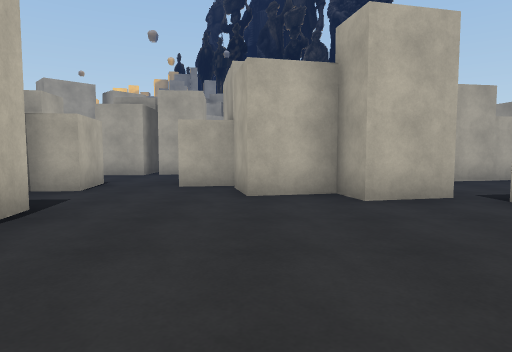
view 1 (above)

12 first-person views from a walk through a Unity game level. The camera is 1.2 m above the floor, tilts 4° down and sees 75° across. The floor is counted in squares, 2 m on a side. Each view is taken from the middle of a square. On the plan, view 1 faces up. The plan holds only what a view shows up to about 10 squares ahead; the rest is blank. The place goes on beyond the plan.

view 2
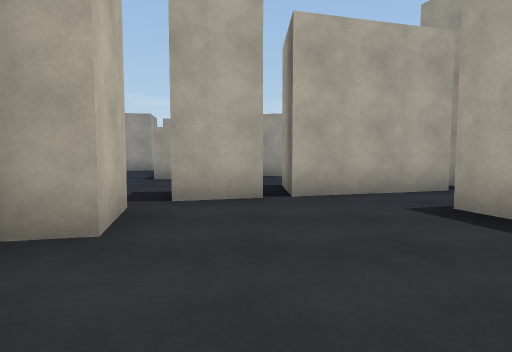

view 3
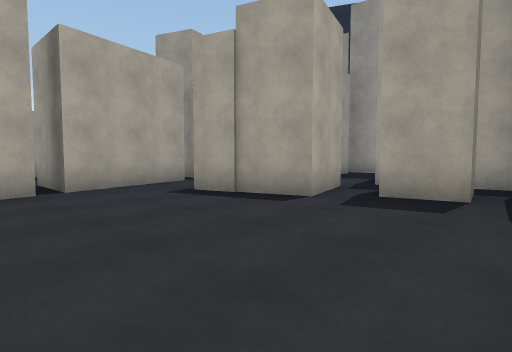

view 4
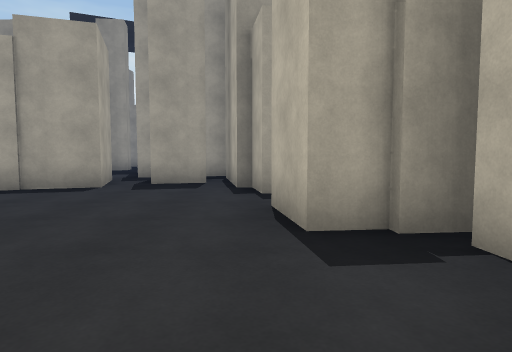

view 5
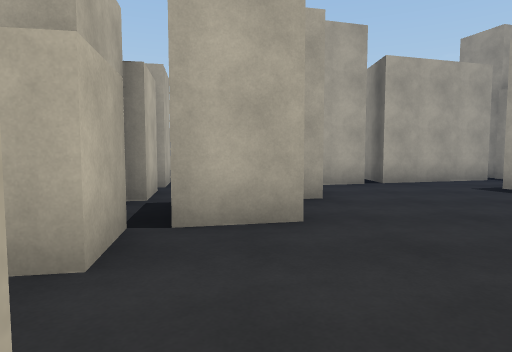

view 6
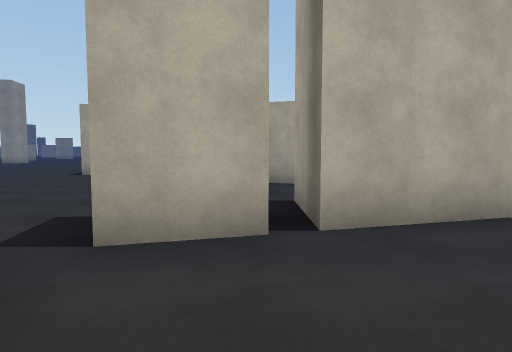

view 7
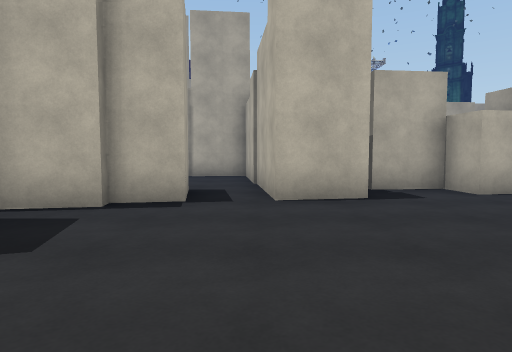

view 8
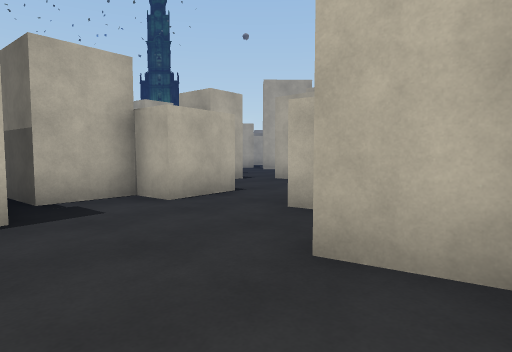

view 9
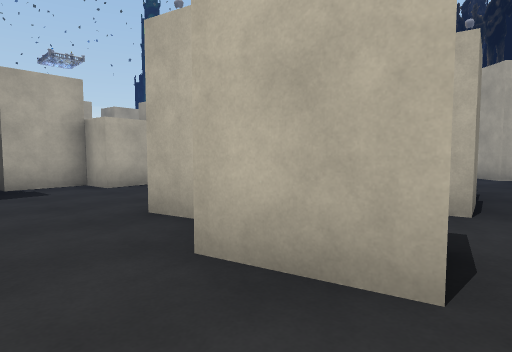

view 10
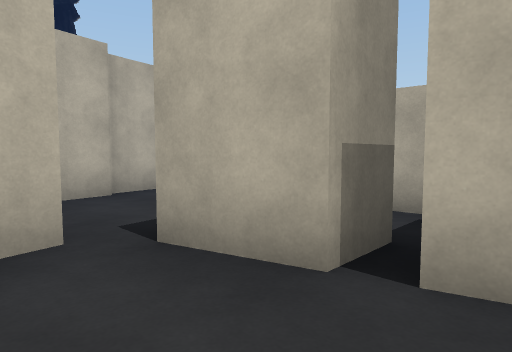

view 11
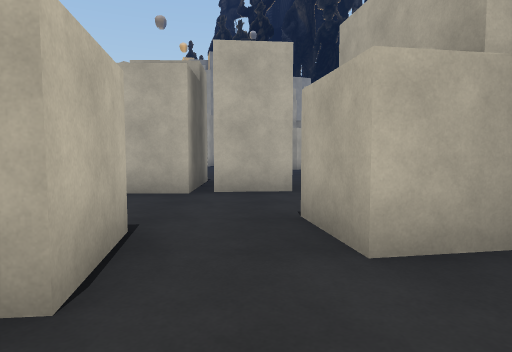

view 12
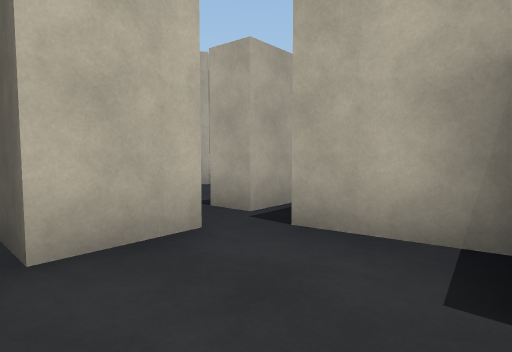

### Floor plan
Key: @ floor where view 1 was taken; # wall or solid block; x gap in a wall; . floor; T thing the floor can be seen under or through.
Columns run from 6 left of view 1 to 11 right of it. Each row starts with its distance up from view 1.
  9  .###.#        ...
  8  #....#      .....
  7   ...#######....#
  6   ##.###........
  5   #...#TT....#
  4   #....TTT
  3   ##......#.###
  2 ###.......#####
  1   ###.....#
  0     #.@##x#
 -1     ####
 -2        #.
 -3         .
 -4         .#
 -5         ..
 -6          #

Positions as (right, up) in squares from view 1, and headings:
1: (0, 0), facing up
2: (-1, 3), facing right
3: (-2, 4), facing down-right
4: (-2, 6), facing down
5: (-3, 5), facing right
6: (1, 3), facing right
7: (2, 2), facing left
8: (1, 3), facing up-left
9: (3, 3), facing up-left
10: (2, 2), facing up-right
11: (-2, 4), facing up
12: (-3, 7), facing up-right
